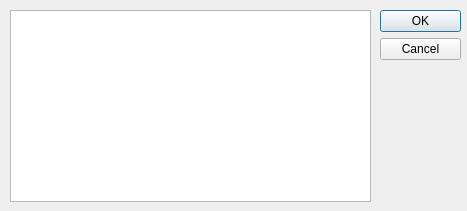
<?xml version="1.0" encoding="UTF-8"?>
<ui version="4.0">
 <class>DialogDbList</class>
 <widget class="QDialog" name="DialogDbList">
  <property name="geometry">
   <rect>
    <x>0</x>
    <y>0</y>
    <width>467</width>
    <height>211</height>
   </rect>
  </property>
  <property name="windowTitle">
   <string>Data</string>
  </property>
  <widget class="QDialogButtonBox" name="buttonBox">
   <property name="geometry">
    <rect>
     <x>380</x>
     <y>10</y>
     <width>81</width>
     <height>181</height>
    </rect>
   </property>
   <property name="orientation">
    <enum>Qt::Vertical</enum>
   </property>
   <property name="standardButtons">
    <set>QDialogButtonBox::Cancel|QDialogButtonBox::Ok</set>
   </property>
  </widget>
  <widget class="QListView" name="listView_db_list">
   <property name="geometry">
    <rect>
     <x>10</x>
     <y>10</y>
     <width>361</width>
     <height>192</height>
    </rect>
   </property>
   <property name="selectionMode">
    <enum>QAbstractItemView::MultiSelection</enum>
   </property>
  </widget>
 </widget>
 <resources/>
 <connections>
  <connection>
   <sender>buttonBox</sender>
   <signal>accepted()</signal>
   <receiver>DialogDbList</receiver>
   <slot>accept()</slot>
   <hints>
    <hint type="sourcelabel">
     <x>248</x>
     <y>254</y>
    </hint>
    <hint type="destinationlabel">
     <x>157</x>
     <y>274</y>
    </hint>
   </hints>
  </connection>
  <connection>
   <sender>buttonBox</sender>
   <signal>rejected()</signal>
   <receiver>DialogDbList</receiver>
   <slot>reject()</slot>
   <hints>
    <hint type="sourcelabel">
     <x>316</x>
     <y>260</y>
    </hint>
    <hint type="destinationlabel">
     <x>286</x>
     <y>274</y>
    </hint>
   </hints>
  </connection>
 </connections>
</ui>
